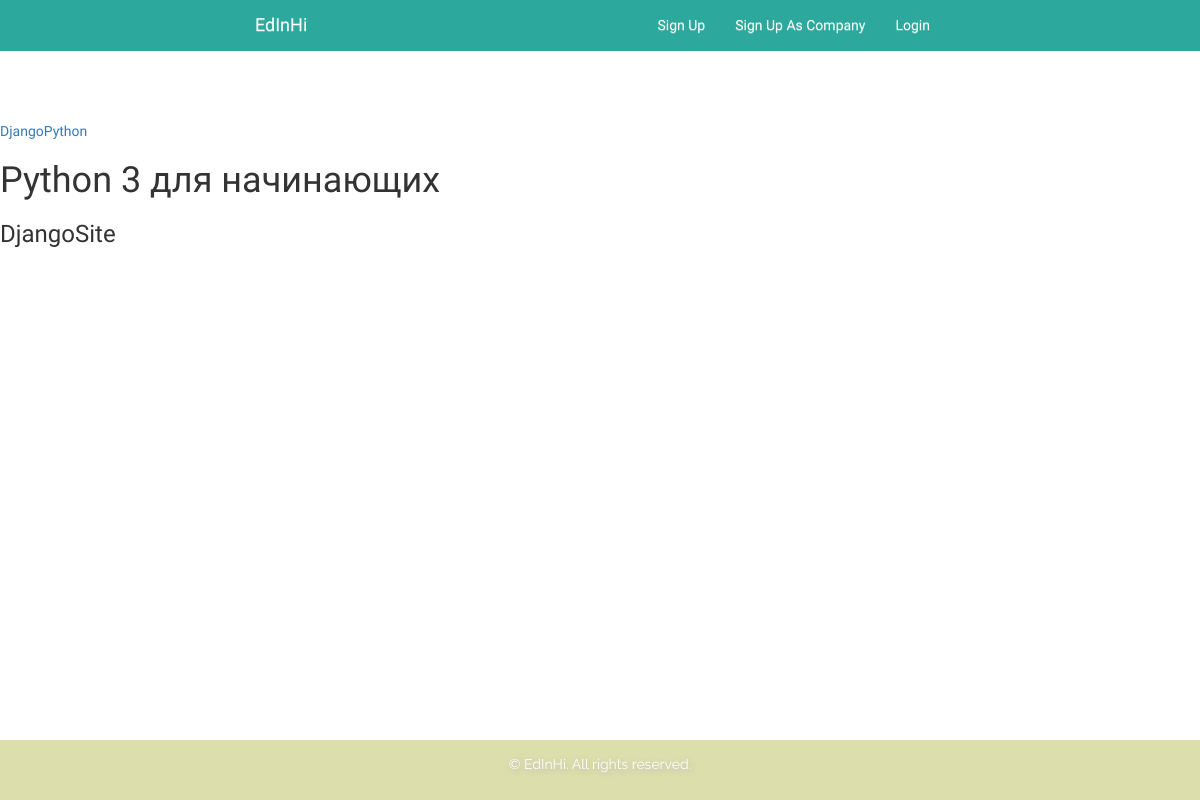
The page /specializations/all_spec on the database its author committed.
### specialization/models.py (models this page shows)
class Specialization(models.Model):
	name = models.CharField(max_length=250, blank=True, default=None)

### skill/models.py (models this page shows, shortened)
class Skill(models.Model):
    name = models.CharField(max_length=200)
    description = models.TextField()
    media_books = models.ManyToManyField(Book, blank=True)
    media_video = models.ManyToManyField(Video, blank=True)
    specialization = models.ForeignKey(Specialization, blank=True)
    id_in_spec = models.IntegerField(blank=True)

### tasks/models.py (models this page shows, shortened)
class Task(models.Model):
    name = models.CharField(max_length = 200)
    description = models.TextField(max_length = 10000, default = "")
    problem = models.TextField(max_length = 10000, default = "")
    pub_date = models.DateTimeField('date published', default = timezone.now)
    specialization = models.ForeignKey(Specialization, blank=True)
    id_in_spec = models.IntegerField(blank=True)

### specialization/views.py (the view)
def all_specializations_view(request):
    all = Specialization.objects.all()
    return render(request, 'specialization/specializations.html', {'all' : all})

### specialization/templates/specialization/specializations.html (shortened to what this page needs)
{% extends 'main_app/base.html' %}
{% block content %}
    <br><br><br><br><br><br>
    {% for spec in all %}
        <a href="{% url "specialization" spec.id %}">{{ spec.name }}</a>
        {% for skill in spec.skill_set.all %}
            <h1>{{ skill.name }}</h1>
        {% endfor %}
        {% for task in spec.task_set.all %}
            <h3>{{ task.name }}</h3>
        {% endfor %}
    {% endfor %}
{% endblock %}

### main_app/static/css/main.css (style rules this page uses)
html { position: relative; min-height: 100%; }
label, a, li, html button { font-family: 'Heebo', sans-serif; font-weight: 300; }
html h1, html h2, html h3, html h4, html h5, html h6 { font-family: 'Heebo', sans-serif; font-weight: 300; }
body { margin-bottom: 60px; }

### rows shown on the page
Specialization: name "DjangoPython"
Skill: name "Python 3 для начинающих"
Task: name "DjangoSite"
